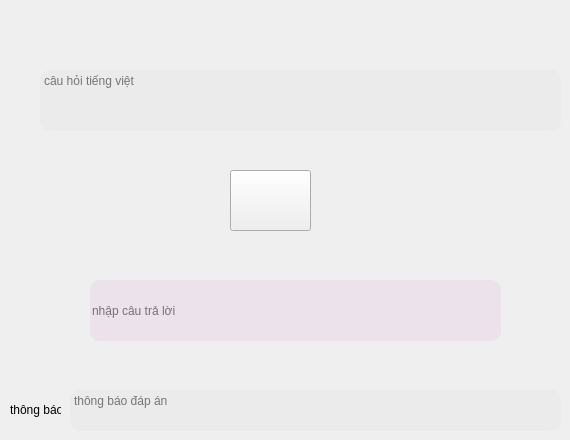
          <widget class="QWidget" name="page_16">
           <widget class="QTextEdit" name="text_vi_kt_4">
            <property name="geometry">
             <rect>
              <x>40</x>
              <y>70</y>
              <width>521</width>
              <height>61</height>
             </rect>
            </property>
            <property name="mouseTracking">
             <bool>true</bool>
            </property>
            <property name="styleSheet">
             <string notr="true">border-radius: 10px;
color: black;
background: rgba(231, 231, 231, 0.5);
</string>
            </property>
            <property name="placeholderText">
             <string>câu hỏi tiếng việt</string>
            </property>
           </widget>
           <widget class="QLineEdit" name="tl_kt_4">
            <property name="geometry">
             <rect>
              <x>90</x>
              <y>280</y>
              <width>411</width>
              <height>61</height>
             </rect>
            </property>
            <property name="styleSheet">
             <string notr="true">border-radius: 10px;
color: black;
background: rgba(231, 212, 231, 0.5);
</string>
            </property>
            <property name="text">
             <string/>
            </property>
            <property name="placeholderText">
             <string>nhập câu trả lời</string>
            </property>
           </widget>
           <widget class="QTextEdit" name="tbao_kt_4">
            <property name="geometry">
             <rect>
              <x>70</x>
              <y>390</y>
              <width>491</width>
              <height>41</height>
             </rect>
            </property>
            <property name="mouseTracking">
             <bool>true</bool>
            </property>
            <property name="styleSheet">
             <string notr="true">border-radius: 10px;
color: black;
background: rgba(231, 231, 231, 0.5);
</string>
            </property>
            <property name="placeholderText">
             <string>thông báo đáp án</string>
            </property>
           </widget>
           <widget class="QLabel" name="label_14">
            <property name="geometry">
             <rect>
              <x>10</x>
              <y>400</y>
              <width>51</width>
              <height>20</height>
             </rect>
            </property>
            <property name="text">
             <string>thông báo</string>
            </property>
           </widget>
           <widget class="QPushButton" name="ghi_am_2">
            <property name="geometry">
             <rect>
              <x>230</x>
              <y>170</y>
              <width>81</width>
              <height>61</height>
             </rect>
            </property>
            <property name="styleSheet">
             <string notr="true">

QPushButton:hover {
    background-color: rgb(170, 255, 0);
}</string>
            </property>
            <property name="text">
             <string/>
            </property>
            <property name="icon">
             <iconset>
              <normaloff>:/icons/ghiam.png</normaloff>:/icons/ghiam.png</iconset>
            </property>
            <property name="iconSize">
             <size>
              <width>50</width>
              <height>50</height>
             </size>
            </property>
           </widget>
          </widget>
